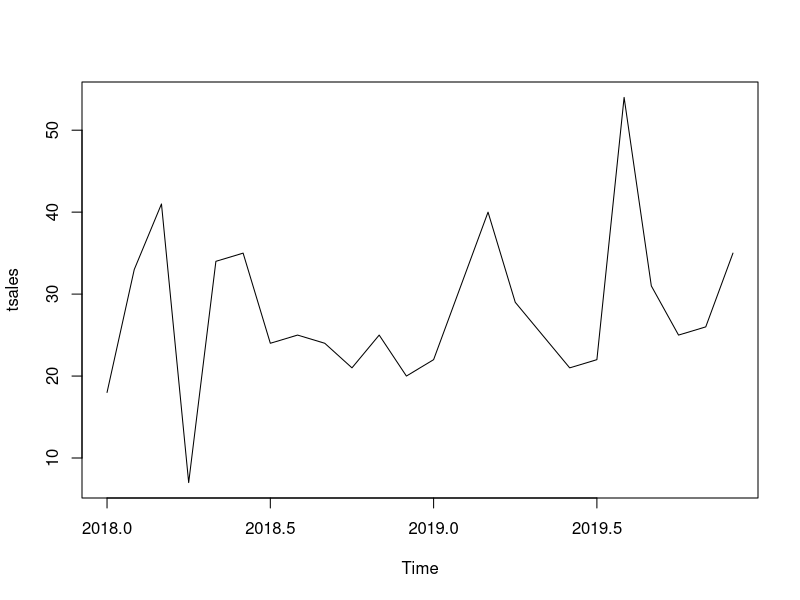
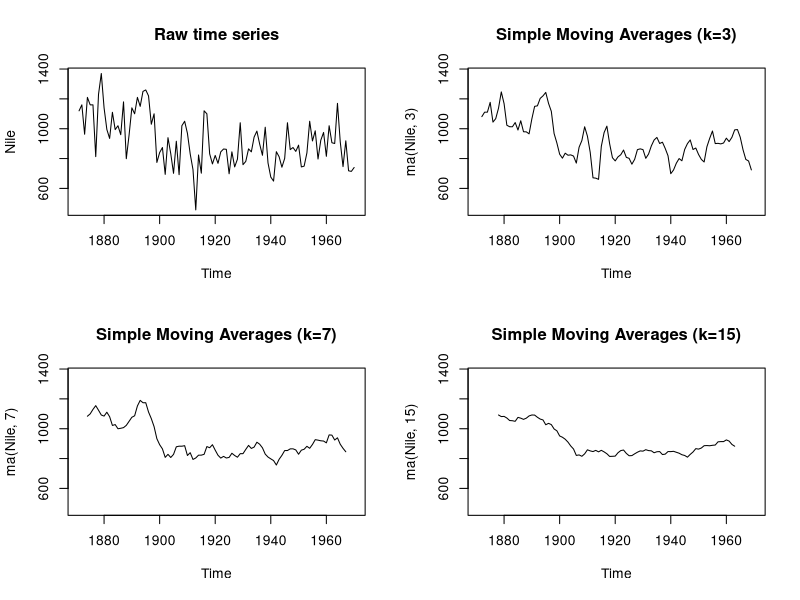
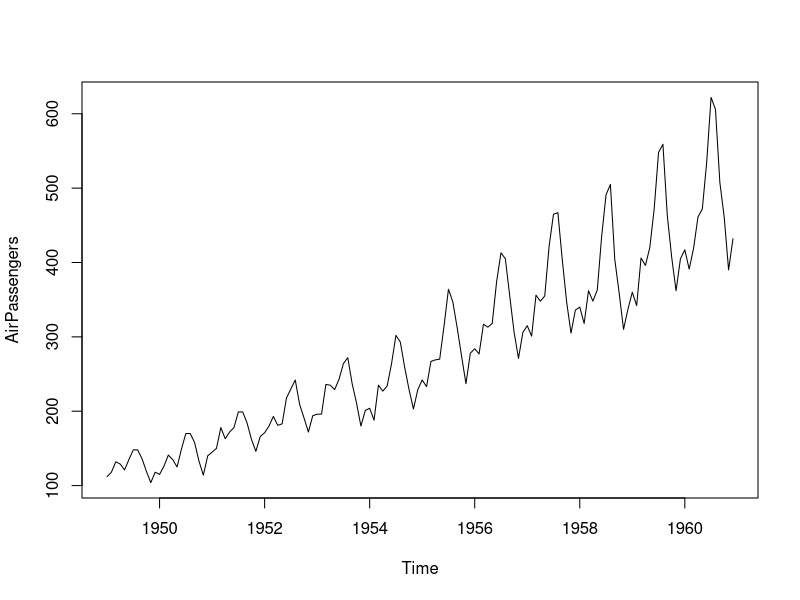
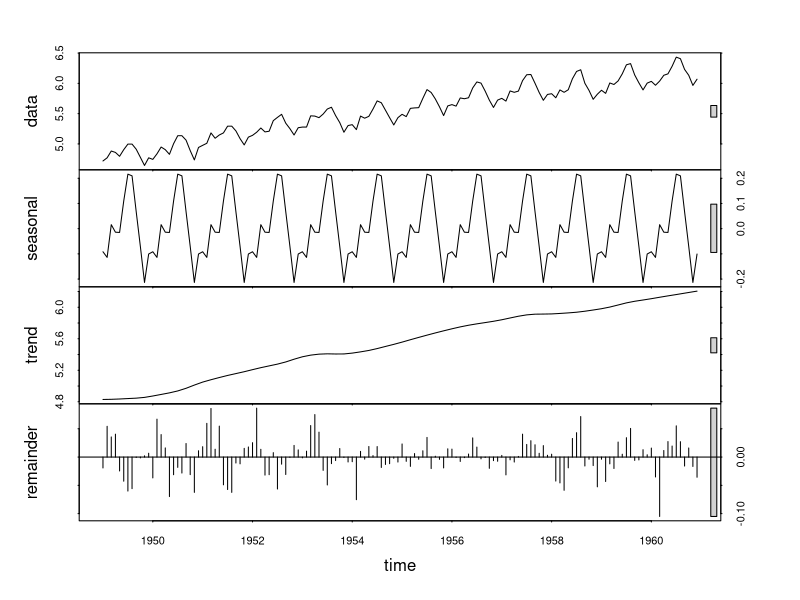
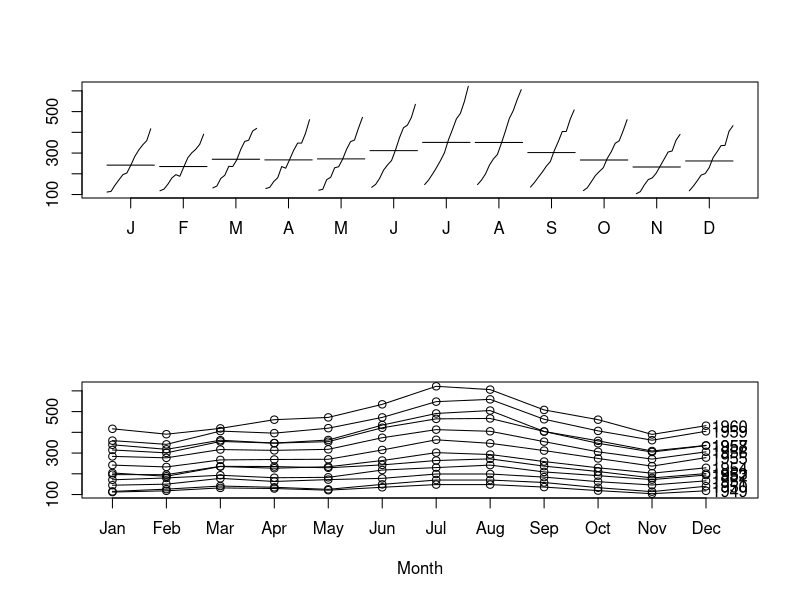
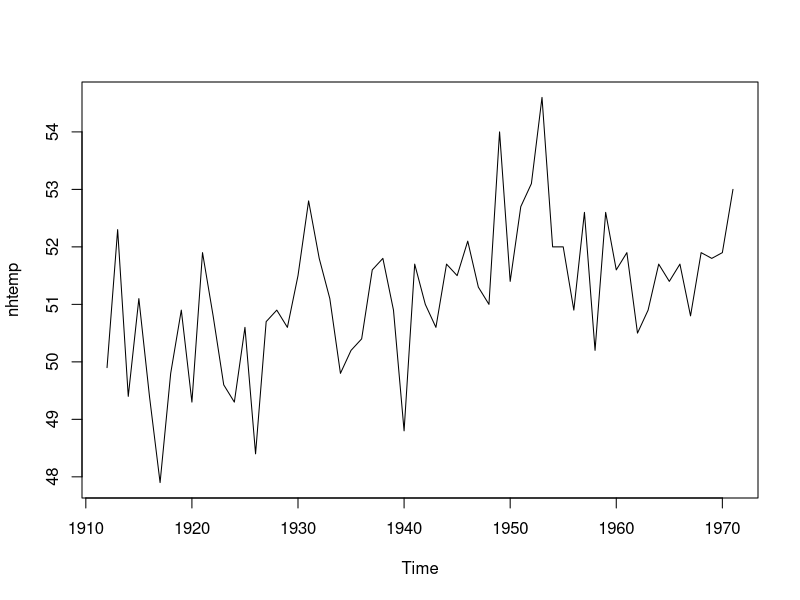
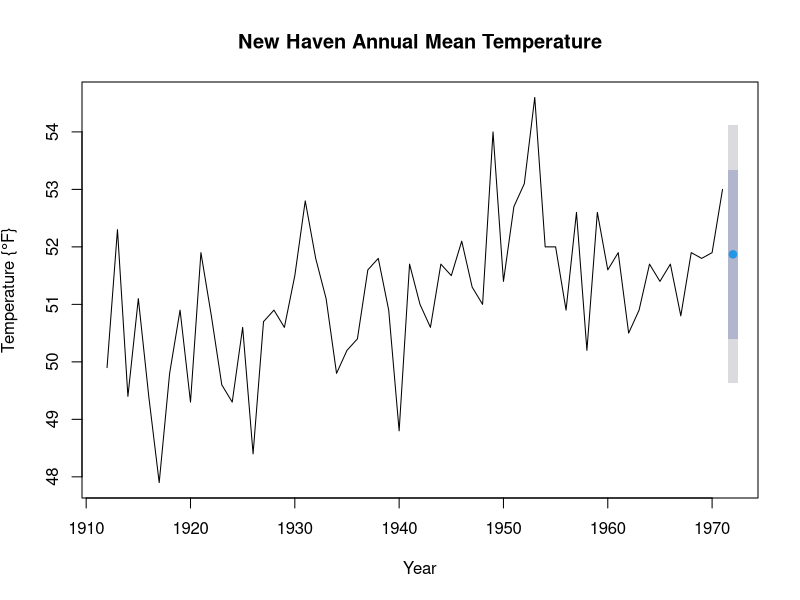
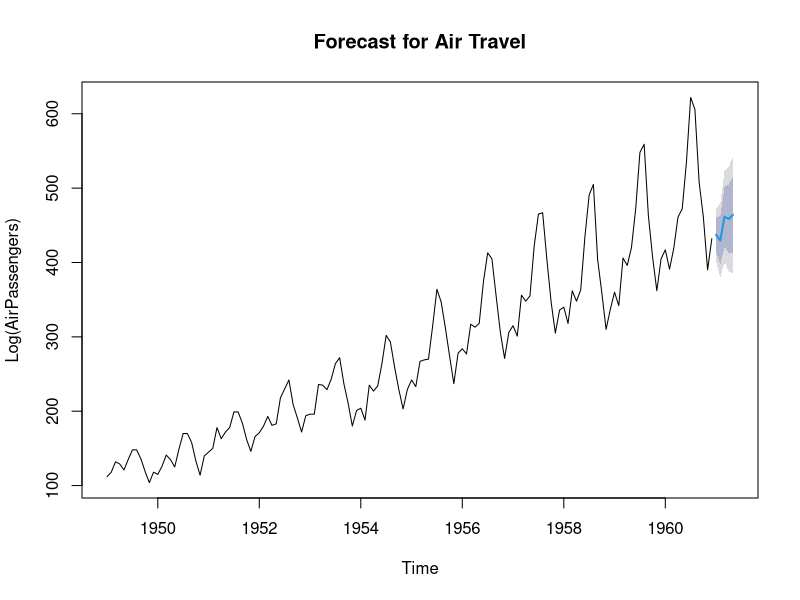

Write the R code that produced these figures, in order.
# 15.1
sales <- c(18, 33, 41,  7, 34, 35, 24, 25, 24, 21, 25, 20,
           22, 31, 40, 29, 25, 21, 22, 54, 31, 25, 26, 35)
(tsales <- ts(sales, start=c(2018, 1), frequency=12))
plot(tsales)
start(tsales)
frequency(tsales)

(tsales.subset <- window(tsales, start=c(2018, 5), end=c(2019, 6)))

# 15.2
library(forecast)
opar <- par(no.readonly=TRUE)
par(mfrow=c(2,2))
ylim <- c(min(Nile), max(Nile))
plot(Nile, main="Raw time series")
plot(ma(Nile, 3), main="Simple Moving Averages (k=3)", ylim=ylim)
plot(ma(Nile, 7), main="Simple Moving Averages (k=7)", ylim=ylim)
plot(ma(Nile, 15), main="Simple Moving Averages (k=15)", ylim=ylim)
par(opar)

summary(AirPassengers)
plot(AirPassengers)

data <- log(AirPassengers)
summary(data)
fit <- stl(data, s.window="period")
summary(fit)
plot(fit)

fit$time.series
exp(fit$time.series)

opar <- par(no.readonly=TRUE)
library(forecast)
par(mfrow=c(2,1))
monthplot(AirPassengers, xlab="",  ylab="")
seasonplot(AirPassengers, year.labels="TRUE", main="")
par(opar)

# 15.3
library(forecast)
summary(nhtemp)
plot(nhtemp)
fit.ann <- ets(nhtemp, model="ANN")
summary(fit.ann)

plot(forecast(fit.ann, 1),
     xlab="Year", ylab=expression(paste("Temperature {", degree*F, "}")),
     main="New Haven Annual Mean Temperature")
accuracy(fit.ann)

fit.aan <- ets(nhtemp, model="AAN")
summary(fit.aan)

accuracy(fit.ann)
accuracy(fit.aan)

library(forecast)
(fit.aaa <- ets(AirPassengers, model="AAA"))
(pred.aaa <- forecast(fit.aaa, 5))
plot(pred.aaa, main="Forecast for Air Travel",
     xlab="Time", ylab="Log(AirPassengers)")

pred.aaa$mean <- exp(pred.aaa$mean)
pred.aaa$lower <- exp(pred.aaa$lower)
pred.aaa$upper <- exp(pred.aaa$upper)
p <- cbind(pred.aaa$mean, pred.aaa$lower, pred.aaa$upper)
dimnames(p)[[2]]
p

(fit.mmm <- ets(AirPassengers, model="MMM"))
(pred.mmm <- forecast(fit.mmm, 5))
plot(pred.mmm, main="Forecast for Air Travel",
     xlab="Time", ylab="Log(AirPassengers)")

pred.mmm$mean <- exp(pred.mmm$mean)
pred.mmm$lower <- exp(pred.mmm$lower)
pred.mmm$upper <- exp(pred.mmm$upper)
p <- cbind(pred.mmm$mean, pred.mmm$lower, pred.mmm$upper)
dimnames(p)[[2]]
p

accuracy(pred.aaa)
accuracy(pred.mmm)

library(forecast)
(fit <- ets(JohnsonJohnson))
plot(forecast(fit), main="JNJ Forecasts",
     xlab="Time", ylab="Earnings")
forecast(fit)

forecast(fit, 40*4)

# 15.4
library(forecast)
library(tseries)
plot(Nile)
ndiffs(Nile)

(Nile.d <- diff(Nile, differences=1))
plot(Nile.d)
adf.test(Nile.d)

Acf(Nile.d)
Pacf(Nile.d)

(fit <- arima(Nile, order=c(0,1,1)))
accuracy(fit)

(fit.10 <- arima(Nile, order=c(0,1,10)))
accuracy(fit.10)

qqnorm(fit$residuals)
qqline(fit$residuals)
Box.test(fit$residuals, type="Ljung-Box")

forecast(fit, 10)
plot(forecast(fit, 10), xlab="Year", ylab="Annual Flow")

library(forecast)
(fit.auto <- auto.arima(Nile))
forecast(fit.auto, 10)

fit$aic
accuracy(fit)
fit.auto$aic
accuracy(fit.auto)

library(forecast)
(fit <- auto.arima(sunspots))
forecast(fit, 3)

library(forecast)
(fit <- auto.arima(JohnsonJohnson))
forecast(fit, 3)